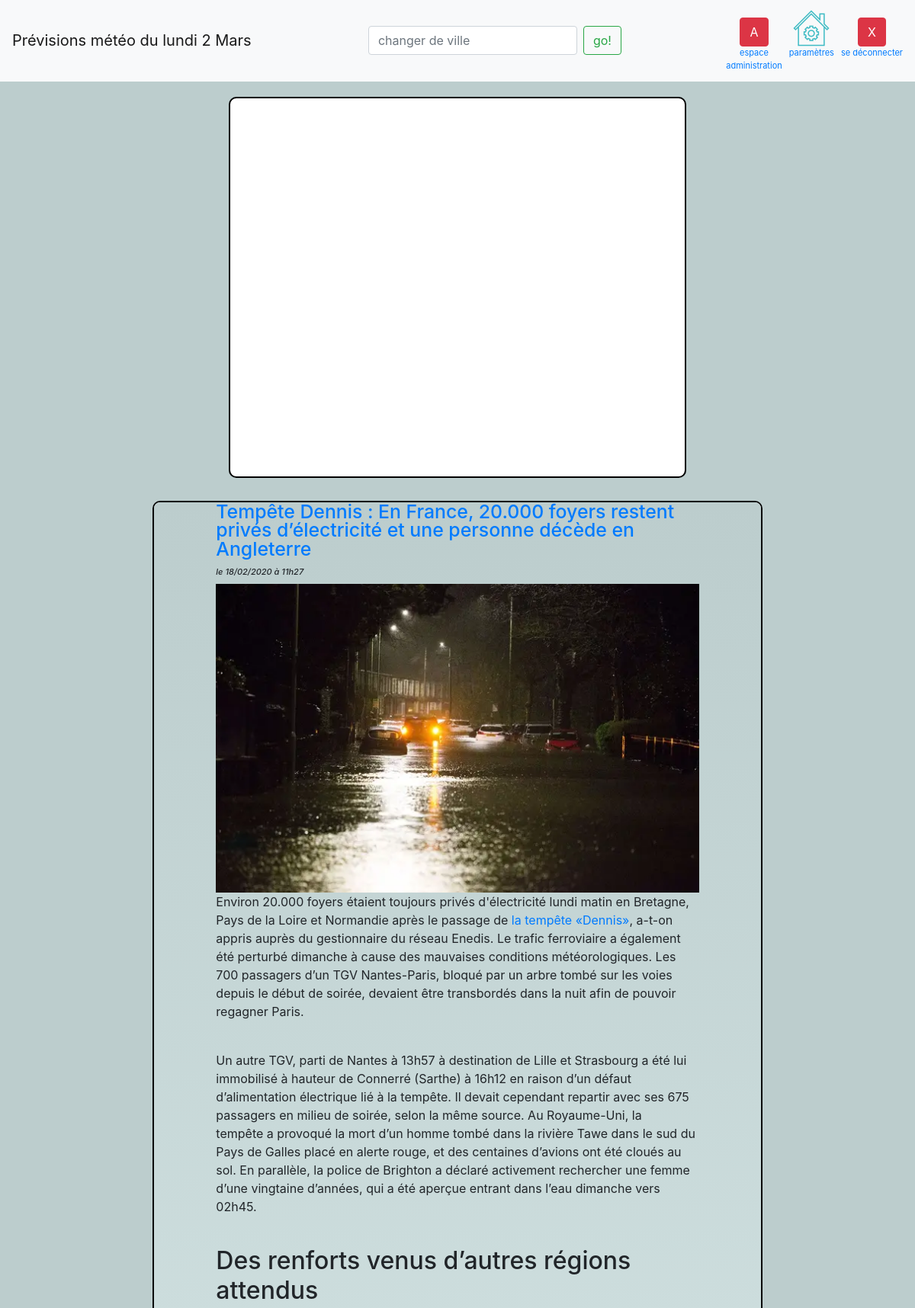
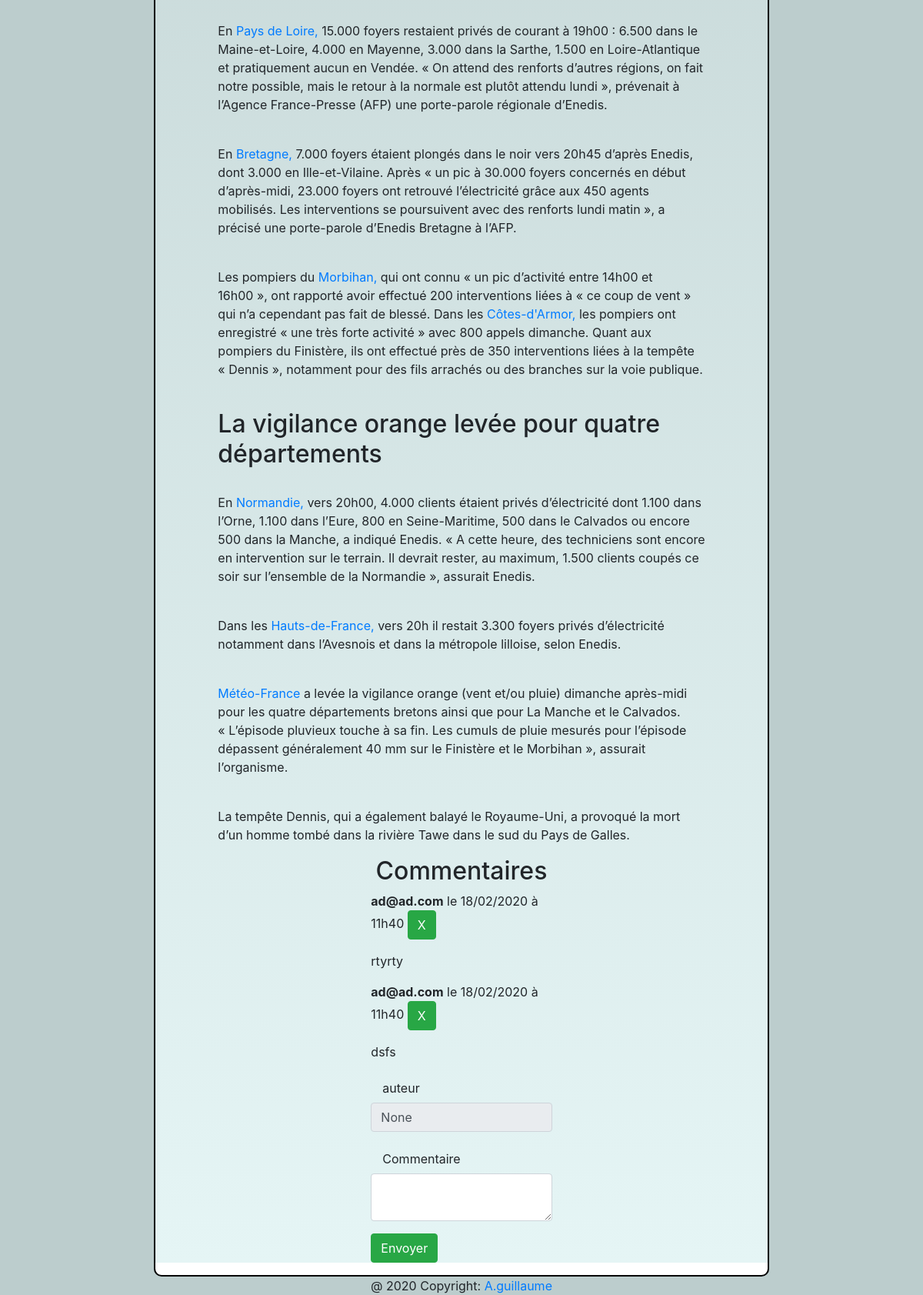
The page /index.php?action=singlePost&id=12 (signed in) on the database its author committed (2 pictures, top to bottom).
### tables this page shows
CREATE TABLE IF NOT EXISTS `news` (
  `id` int(11) NOT NULL AUTO_INCREMENT,
  `title_news` varchar(255) NOT NULL,
  `content_news` text NOT NULL,
  `creation_date_news` datetime NOT NULL,
  `img_url` varchar(255) DEFAULT NULL,
  `abstract_news` varchar(255) NOT NULL,
  PRIMARY KEY (`id`)
);

CREATE TABLE IF NOT EXISTS `comments` (
  `id` int(11) NOT NULL AUTO_INCREMENT,
  `news_id` int(11) NOT NULL,
  `author` varchar(255) NOT NULL,
  `comment` text NOT NULL,
  `comment_date` datetime NOT NULL,
  `is_signaled` tinyint(1) NOT NULL DEFAULT '0',
  PRIMARY KEY (`id`)
);

### controller/controller.php (called while the page is built, shortened)
<?php
require_once dirname(__DIR__) . DIRECTORY_SEPARATOR . 'model' . DIRECTORY_SEPARATOR . 'CommentManager.php';
function singlePost(){
	$postManager = new \Adrien\Meteo\Model\PostManager();
	$commentManager = new \Adrien\Meteo\Model\CommentManager();
	$post=$postManager->getPost($_GET['id']);
	$comments = $commentManager->getComments($_GET['id']);
	require('view/frontend/nav.php');
	require('view/frontend/singlePost.php');
	require('view/frontend/meteoComplete.php');
	require('view/frontend/template.php');
}

### model/Manager.php (called while the page is built, shortened)
<?php
class Manager
{
	protected $db;
	public function __construct(){
		if(!$this->db) {
			$this->db =  new \PDO('mysql:host=localhost;dbname=meteo;charset=utf8', 'root', '');
		}
	}
}

### model/PostManager.php (called while the page is built, shortened)
<?php
require_once dirname(__DIR__) . DIRECTORY_SEPARATOR . 'model' . DIRECTORY_SEPARATOR . 'Manager.php';
class PostManager extends Manager
{
	public function getPost($postId){
		$req = $this->db->prepare('SELECT id, title_news, content_news, DATE_FORMAT(creation_date_news, \'%d/%m/%Y à %Hh%i\') AS creation_date_news_fr ,img_url,abstract_news FROM news WHERE id = ?');
    	$req->execute(array($postId));
    	$post = $req->fetch();
    	return $post;
	}
}

### model/CommentManager.php (called while the page is built, shortened)
<?php
require_once dirname(__DIR__) . DIRECTORY_SEPARATOR . 'model' . DIRECTORY_SEPARATOR . 'Manager.php';
class CommentManager extends Manager
{
	public function getComments($postId) {
		$comments = $this->db->prepare ('SELECT id,  author ,comment ,DATE_FORMAT(comment_date, \'%d/%m/%Y à %Hh%i\') AS comment_date_fr, is_signaled FROM comments WHERE news_id = ? ORDER BY comment_date ');
		$comments->execute(array($postId));
		return $comments;
	}
}

### controller/userController.php (called while the page is built, shortened)
<?php
function isIdentify(){
    if (isset($_SESSION['id'])){
        return true;
    }
    return false;
}

### view/frontend/singlePost.php (the view, shortened to what this page needs)
<article class="singleNews ">
    <div class="offset-sm-1 col-sm-10">
        <h3>
            <a href="index.php?action=singlePost&id=<?= $post['id'] ?>"><?= htmlspecialchars($post['title_news']); ?></a>
            <br/>
            <em class="date_news">le <?= $post['creation_date_news_fr'] ?></em>
        </h3>
        <?php if (isset($post['img_url'])&&$post['img_url']!=='0') { ?>
            <div class="imageSingle center"><img src="<?= $post['img_url']?>" alt="image titre de la news"></div>
        <?php ;} ?>
        <div>
            <?= nl2br($post['content_news']) ?>
        </div>
    </div>
    <h2 class="col-sm-12 center">Commentaires</h2>
    <?php while ($comment = $comments->fetch()){if ($comment['is_signaled']=='1') { ?>
        <p class="offset-sm-4 col-sm-4 offset-sm-4"><strong><?= htmlspecialchars($comment['author']) ?></strong> le <?= $comment['comment_date_fr'] ?>   <a class="btn btn-danger" title="commentaire deja signalé" >O</span></a> </p>
        <p class="offset-sm-4 col-sm-4 offset-sm-4"><?= nl2br(htmlspecialchars($comment['comment'])) ?></p>
    <?php }else { ?>
        <p class="offset-sm-4 col-sm-4 offset-sm-4"><strong><?= htmlspecialchars($comment['author']) ?></strong> le <?= $comment['comment_date_fr'] ?>   <a class="btn btn-success" title="signaler le commentaire" href="index.php?action=signalComment&amp;id=<?= $comment['id'] ?>&amp;postId=<?= $post['id'] ?>">X</a> </p>
        <p class="offset-sm-4 col-sm-4 offset-sm-4"><?= nl2br(htmlspecialchars($comment['comment'])) ?></p>
    <?php }} if (isIdentify()) {?>
        <div class="offset-sm-4 col-sm-4 offset-sm-4 container">
            <form action="index.php?action=addComment&amp;id=<?= $post['id'] ?>" method="post" >
                <div class="form-group">
                    <label for="author" class="col-2 col-form-label">auteur </label><br />
                    <input type="text" id="author" name="author" class="form-control" readonly value="<?= $_SESSION['pseudo'] ?>" />
                </div>
                <div class="form-group">
                    <label for="comment" class="col-2 col-form-label">Commentaire</label><br />
                    <textarea id="comment" name="comment" class="form-control"></textarea>
                </div>
                <div class="form-group">
                    <button class="btn btn-success col-form-label" type="submit">Envoyer</button>
                </div>
            </form>
        </div>
    <?php }else {?>
        <div class="offset-sm-4 col-sm-4 offset-sm-4 container">
            <i>veuillez vous identifiez pour poster un commentaire <a href="index.php?action=inscription">ou vous inscrire</a></i>
        </div>
    <?php } ?>
</article>

### public/css/style.css (style rules this page uses)
body { background-color: rgba(188, 205, 205, 1) !important; }
h3 { font-size: 1.55rem !important; line-height: 1 !important; }
.center { text-align: center; }
.date_news { font-size: 11px; }
.imageSingle img { width: 100%; }
.singleNews { background-image: -webkit-gradient(linear, left bottom, left top, from(rgba(229, 245, 245, 1)), to(rgba(188, 205, 205, 1))); }

### rows shown on the page
news: title_news "Tempête Dennis : En France, 20.000 foyers restent privés d’électricité et une personne décède en Angleterre", img_url (picture), content_news "Environ 20.000 foyers étaient toujours privés d'électricité lundi matin en Bretagne, Pays de la Loire et Normandie après le passage de la tempête «Dennis» , a-t-on appris auprès du gestionnaire du réseau Enedis. Le trafic ferroviaire a également été perturbé dimanche à cause des mauvaises conditions météorologiques. Les 700 passagers d’un TGV Nantes-Paris, bloqué par un arbre tombé sur les voies depuis le début de soirée, devaient être transbordés dans la nuit afin de pouvoir regagner Paris. Un autre TGV, parti de Nantes à 13h57 à destination de Lille et Strasbourg a été lui immobilisé à hauteur de Connerré (Sarthe) à 16h12 en raison d’un défaut d’alimentation électrique lié à la tempête.…"
comments: author "ad@ad.com", comment_date_fr "18/02/2020 à 11h40", comment "rtyrty"
comments: author "ad@ad.com", comment_date_fr "18/02/2020 à 11h40", comment "dsfs"

### other values the page prints
$post['creation_date_news_fr'] "18/02/2020 à 11h27"
